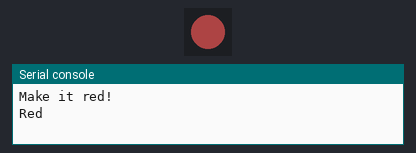
This program was run on a simulated CircuitPython board. Parts: 1 RGB LEDs in strip order, left to right, the last lines printed to the serial console. Dim RGB values are drawn brighter than linear.

Above: at 0.2 s.
At 2.2 s:
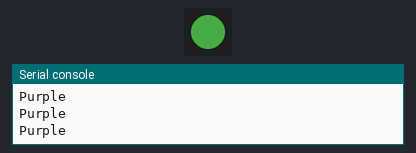
At 3.7 s:
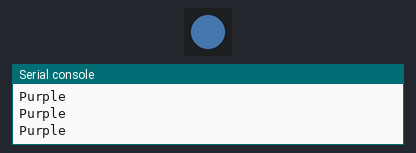
At 7.7 s:
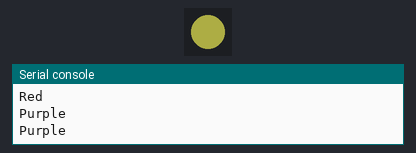
Timing chart, 0 to 8.5 s (numbered marks = the images above):
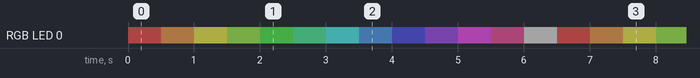

Measured:
- by itself, everything shown: repeats every 6.5 s, in 13 steps

The program:

code.light.py
```python
import board
import neopixel
import time
dot = neopixel.NeoPixel(board.NEOPIXEL, 1)
dot.brightness = 0.2

print("Make it red!")

while True:
    dot.fill((255, 102, 102))
    print("Red")
    time.sleep(0.5)

    dot.fill((255, 178, 102))
    print("Purple")
    time.sleep(0.5)

    dot.fill((255, 255, 102))
    print("Purple")
    time.sleep(0.5)

    dot.fill((178, 255, 102))
    print("Purple")
    time.sleep(0.5)

    dot.fill((102, 255, 102))
    print("Purple")
    time.sleep(0.5)

    dot.fill((102, 255, 178))
    print("Purple")
    time.sleep(0.5)

    dot.fill((102, 255, 255))
    print("Purple")
    time.sleep(0.5)

    dot.fill((102, 178, 255))
    print("Purple")
    time.sleep(0.5)

    dot.fill((102, 102, 255))
    print("Purple")
    time.sleep(0.5)

    dot.fill((178, 102, 255))
    print("Purple")
    time.sleep(0.5)

    dot.fill((255, 102, 255))
    print("Purple")
    time.sleep(0.5)

    dot.fill((255, 102, 178))
    print("Purple")
    time.sleep(0.5)

    dot.fill((192, 192, 192))
    print("Purple")
    time.sleep(0.5)
```
